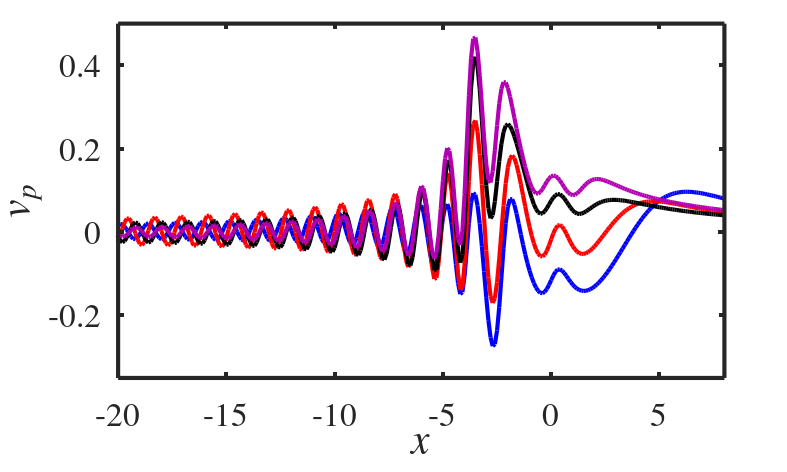
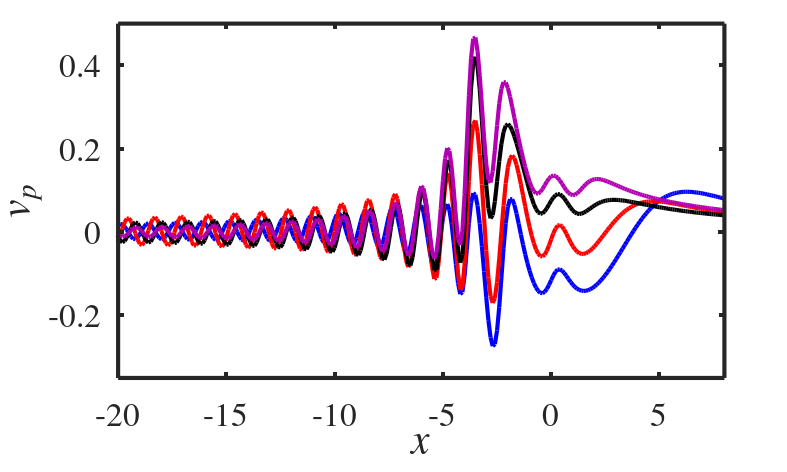

Reproduce these figures in MATLAB, in order.
load Output_2cosh5_R3.mat

%mu muatom Ne natom nmetal 

% k=[122 125 129 153 251 261 265 281 301 337 396 408];
% k=[125 (165:30:235) 265 301 337 370 396];

%N 0-1
% k=[120 124 125 130];

%N 1-2
% k=[250 260 275 300];

%N 2-3
k=[340 360 380 390];
% k=[125 140 153 (165:10:235) 251 261 265 301 337 350 370 396];
mu=mu(k);


%% plot settings

% c=['b' 'r' 'y' 'k' 'c'];
% c=[0 0 .8; .8 0 0 ; 0 .6 0 ; 0.1 .1 0.1 ; 0 0.8 1];

% load colors.mat
% c(:,3)
% ctemp=[c(1,:) c(1,:) c(2,:) c(2,:) c(3,:) c(3,:) c(4,:) c(4,:)];
width = 20;
height = 12;

left = .15;
right = .08;
bottom = .2;
top = .05;
midspacehor = .01;
midspacevert = .07;

% in percentage of total width
plotwidth = (1-left-right);
plotheight = (1-bottom-top);

% Create figure
% Example how to adjust your figure properties for
% publication needs
figure1 = figure;
% Select the default font and font size
% Note: Matlab does internally round the font size
% to decimal pt values
set(figure1, 'DefaultTextFontSize', 24); % [pt]
set(figure1, 'DefaultAxesFontSize', 24); % [pt]
set(figure1, 'DefaultAxesFontName', 'Times');
set(figure1, 'DefaultTextFontName', 'Times');
% Select the preferred unit like inches, centimeters,
% or pixels
set(figure1, 'Units', 'centimeters');
pos = get(figure1, 'Position');
pos(1) = 10;
pos(2) = 5;
pos(3) = width; % Select the width of the figure in [cm]
pos(4) = height; % Select the height of the figure in [cm]
set(figure1, 'Position', pos);
% set(figure1, 'Colormap',c);
% set(figure1,  'Colormap',[0 0 0.5625;0 0 0.591666638851166;0 0 0.620833337306976;0 0 0.649999976158142;0 0 0.679166674613953;0 0 0.708333313465118;0 0 0.737500011920929;0 0 0.766666650772095;0 0 0.795833349227905;0 0 0.824999988079071;0 0 0.854166686534882;0 0 0.883333325386047;0 0 0.912500023841858;0 0 0.941666662693024;0 0 0.970833361148834;0 0 1;0 0.0769230797886848 1;0 0.15384615957737 1;0 0.230769231915474 1;0 0.307692319154739 1;0 0.384615391492844 1;0 0.461538463830948 1;0 0.538461565971375 1;0 0.615384638309479 1;0 0.692307710647583 1;0 0.769230782985687 1;0 0.846153855323792 1;0 0.923076927661896 1;0 1 1;0.16666667163372 1 0.833333313465118;0.333333343267441 1 0.666666686534882;0.5 1 0.5;0.666666686534882 1 0.333333343267441;0.833333313465118 1 0.16666667163372;1 1 0;1 0.9375 0;1 0.875 0;1 0.8125 0;1 0.75 0;1 0.6875 0;1 0.625 0;1 0.5625 0;1 0.5 0;1 0.4375 0;1 0.375 0;1 0.3125 0;1 0.25 0;1 0.1875 0;1 0.125 0;1 0.0625 0;1 0 0;0.961538434028625 0 0;0.923076927661896 0 0;0.884615361690521 0 0;0.846153855323792 0 0;0.807692289352417 0 0;0.769230782985687 0 0;0.730769217014313 0 0;0.692307710647583 0 0;0.653846144676208 0 0;0.615384638309479 0 0;0.576923072338104 0 0;0.538461565971375 0 0;0.5 0 0]);
set(figure1, 'Renderer', 'painters');
% From SVG 1.1. Specification:
% "1pt" equals "1.25px"
% "1pc" equals "15px"
% "1mm" would be "3.543307px"
% "1cm" equals "35.43307px"
% "1in" equals "90px"


%% Create axes top plot
axes2 = axes('Parent',figure1,...
    'Position',[left bottom plotwidth plotheight],...
    'MinorGridLineStyle','none',...
    'LineWidth',3,...
    'Layer','top',...
    'GridLineStyle','none');
%     'Position',[left+midspacehor+plotwidth bottom plotwidth
%     plotheight],...
box(axes2,'on');
hold(axes2,'all');

c=[0 0 1; 1 0 0; 0 0 0; 0.7 0 0.7; 0 0 0];
c=[c;c;c;c];



    
plot(x,vp(:,k(1)),'LineWidth',3,'Color','b');
plot(x,vp(:,k(2)),'LineWidth',3,'Color','r');%,'MarkerSize',3,'MarkerEdgeColor','r','Marker','s');
plot(x,vp(:,k(3)),'LineWidth',3,'Color','k');
plot(x,vp(:,k(4)),'LineWidth',3,'Color',c(4,:));%,'LineStyle','-.');


% Create xlabel
xlabel('\it x \rm','FontSize',30,'FontName','Times');

% Create ylabel
ylabel('\it v_{p} \rm','FontSize',30,'FontName','Times');



xlim([-20,8])
%N=0-1
% ylim([-1.1,0.45])
%N=1-2
% ylim([-0.65,0.25])
%N=3
ylim([-0.35,0.5])


set(figure1,'PaperPositionMode','auto','PaperUnits','centimeters','PaperSize',[width height]);
filename=sprintf('Vp_2cosh5_R3_N23');
print(filename,'-dpdf')
print(filename,'-depsc')




